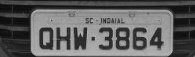
#> input picture Images/extracted/12_extracted.jpg, 195 x 57 px; its folder holds 5 pictures in this run
$ python Crop.py
#> lines starting #> are read from the running program, lines starting #| are printed output that depends on the picture; after the words box and inside, x2 and y2 are one past the last pixel; in counts of white or black regions, pixels touching at a corner belong together
import glob
import cv2
import numpy as np
import matplotlib.pyplot as plt
import matplotlib.patches as patches
import operator
import pytesseract

diretorio = 'Images/extracted/'           # Images Directory
#files = glob.glob(diretorio+'*.jpg');     # Put all images into a list

plate = diretorio+'12_extracted.jpg'       # Name of the current image being processed
img = cv2.imread(plate)
#> img is the input picture: shape (57, 195, 3); min 10, max 187, mean 96.2
img_grayscale = cv2.cvtColor(img, cv2.COLOR_BGR2GRAY)        # Turn plate image into grayscale

(thresh, im_bw) = cv2.threshold(img_grayscale, 128, 255, cv2.THRESH_BINARY | cv2.THRESH_OTSU) # Binarization
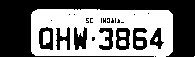
#> im_bw: shape (57, 195); 46.5% white; 7 white regions (2 under 20 px), largest, box (x1, y1, x2, y2) and area: (31, 9, 173, 57) 4961, (43, 31, 50, 45) 86, (119, 40, 126, 46) 38, (119, 32, 126, 37) 34, (136, 41, 143, 46) 34
#> thresh = 99

im_bw = 1-im_bw

vertical_projection = np.sum(im_bw,axis=0,dtype=np.uint16)      # Array with sum of collumns
#> vertical_projection = 195 values, max 104 at index 37, min 57 at index 0, mean 83.5
horizontal_projection = np.sum(im_bw,axis = 1,dtype=np.uint16)  # Array with sum of lines
#> horizontal_projection = 57 values, max 337 at index 15, min 195 at index 0, mean 285.7

#print(vertical_projection)

########################### PLOTS VERTICAL AND HORIZONTAL PROJECTION ############################################
#plt.figure(1)
#plt.plot(1-vertical_projection)

x = np.arange(0, len(horizontal_projection),1)
#> x = 57 values from 0 to 56
#plt.figure(2)
#plt.plot(1-horizontal_projection, x)
#plt.show()
############################ DEFINE VALLEYS POSITIONS ###############################################

square = np.array([2**16] * len(vertical_projection))
#> square = 195 values from 65536 to 65536
valley_position_vert = [];                                      # Save the valleys positions
mean = np.mean(vertical_projection)
#> mean = 83.5
mean_plot = np.mean(vertical_projection)
#> mean_plot = 83.5
mean_plot = mean_plot*1.05
#> mean_plot = 87.68
mean_array = np.array(([mean_plot]) * len(vertical_projection))
#> mean_array = 195 values from 87.68 to 87.68
status = 1
dict_samples = {}

for i in range(0, len(vertical_projection)):
    if(status == 1):    # Must verify if the current sample is below average
        if(vertical_projection[i] > mean*1.05):
            dict_samples.update({i:vertical_projection[i]})

        elif(bool(dict_samples) == True):
            pos = max(dict_samples.items(), key=operator.itemgetter(1))[0]
            val = max(dict_samples.items(), key=operator.itemgetter(1))[1]
            valley_position_vert.append(pos)
            square[pos] -= val
            dict_samples.clear()
            status = 0
        else:
            status = 0
    elif(status == 0):
        if(vertical_projection[i] > mean):
            status = 1
#> this loop made 195 passes
#> (pos, val, status) on passes 41, 51, 58, 68, 75, 84: (37, 104, 0), (45, 97, 0), (54, 104, 0), (63, 101, 0), (71, 104, 0), (79, 93, 0)
#> status on passes 1, 32, 44, 54, 61, 71: 0, 1, 1, 1, 1, 1
#> after the loop, dict_samples = 0 items; pos = 164; square = 195 values, max 65536 at index 0, min 65432 at index 37, mean 65528.9; status = 0; val = 104; valley_position_vert = [37, 45, 54, 63, 71, 79, 89, 108, 114, 124, 130, 137, 147, 164]

print(valley_position_vert)
#| [37, 45, 54, 63, 71, 79, 89, 108, 114, 124, 130, 137, 147, 164]
#plt.figure(1)
#plt.plot(vertical_projection, 'b',mean_array, 'g--')

# Repeat same procedure for the horizontal projection
#square = np.array([2**16] * len(vertical_projection))
valley_position_hor = [];                                      # Save the valleys positions
mean = np.mean(horizontal_projection)
#> mean = 285.7
mean_plot = np.mean(1-horizontal_projection)
#> mean_plot = 65251.3

mean_array_hor = np.array([mean_plot] * len(horizontal_projection))
#> mean_array_hor = 57 values from 65251.3 to 65251.3
#plt.plot(1-horizontal_projection, 'b',mean_array_hor, 'g--')
plt.show()

status = 0
dict_samples.clear()

for i in range(0, len(horizontal_projection)):
    if(status == 1):    # Must verify if the current sample is below average
        if(horizontal_projection[i] > mean):
            dict_samples.update({i:horizontal_projection[i]})
        elif(bool(dict_samples) == True):       # Verify if dictionary is not empty
            pos = max(dict_samples.items(), key=operator.itemgetter(1))[0]
            valley_position_hor.append(pos)
            dict_samples.clear()
            status = 0
        else:
            status = 0
    elif(status == 0):
        if(horizontal_projection[i] > mean):
            status = 1
#> this loop made 57 passes
#> (pos, status) on passes 29, 38, 57: (15, 0), (33, 0), (50, 0)
#> after the loop, pos = 50; status = 0; valley_position_hor = [15, 33, 50]

print(valley_position_hor)
#| [15, 33, 50]
######################################### CROP IMAGE ###########################################################
fig,ax = plt.subplots(1)

crop_list = [];

# HORIZONTAL CROP
pos = len(valley_position_hor)-1
#> pos = 2

if(len(valley_position_hor) < 1):
    diff_vert = len(img)
    start_h = 0
elif(len(valley_position_hor) < 2):
    start_h = valley_position_hor[0]
    diff_vert = len(img) - start_h
else:
    start_h = valley_position_hor[pos - 1]
#> start_h = 33
    diff_vert = valley_position_hor[pos] - start_h
#> diff_vert = 17
cont = 1
while(diff_vert < 20):
    if(len(valley_position_hor) > 1+cont):
        diff_vert = valley_position_hor[pos] - valley_position_hor[pos-cont-1]
        start_h = valley_position_hor[pos-cont-1]
        cont+=1
    else:
        start_h = valley_position_hor[0]
        diff_vert = len(img) - start_h
#> this loop made 1 pass
#> (diff_vert, start_h, cont) on pass 1: (35, 15, 2)
#> after the loop, cont = 2


# VERTICAL CROP

if(len(img[0]) - valley_position_vert[len(valley_position_vert)-1] < 15):
    diff_hor = valley_position_vert[len(valley_position_vert)-1] - valley_position_vert[0]
    #end_vert = valley_position_vert[len(valley_position_vert)-1]
else:
    #end_vert = len(img[0])
    diff_hor = len(img[0]) - valley_position_vert[0]
#> diff_hor = 158

rect = patches.Rectangle((valley_position_vert[0], start_h),diff_hor,diff_vert,linewidth=2,edgecolor='r',facecolor='none')
ax.add_patch(rect)  # Add rectangle to image

crop_image = im_bw[start_h:start_h+diff_vert, valley_position_vert[0]:valley_position_vert[0] + diff_hor]
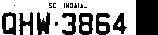
#> crop_image: shape (35, 158); values 1 (black) and 2 (white), 60.9% white; 19 black regions (11 under 20 px), largest, box (x1, y1, x2, y2) and area: (136, 0, 158, 35) 770, (37, 12, 50, 35) 210, (79, 13, 93, 35) 209
#crop_list.append(crop_image)

#ax.imshow(img)                  # Show plate
resized_image = cv2.resize(crop_image, (450, 150))
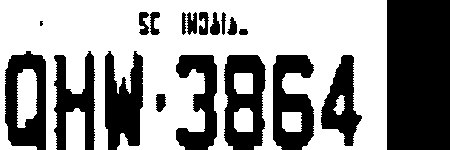
#> resized_image: shape (150, 450); values 1 (black) and 2 (white), 58.9% white; 19 black regions (1 under 20 px), largest, box (x1, y1, x2, y2) and area: (387, 0, 450, 150) 9450, (224, 55, 266, 150) 2710, (105, 51, 143, 150) 2707
plt.figure(1)
plt.imshow(img)

# [8 lines of commented-out code are left out]

(thresh, crop_image) = cv2.threshold(crop_image, 128, 255, cv2.THRESH_BINARY | cv2.THRESH_OTSU) # Binarization
#> thresh = 1

plt.figure(2)
plt.imshow(crop_image, cmap='gray')
plt.show()
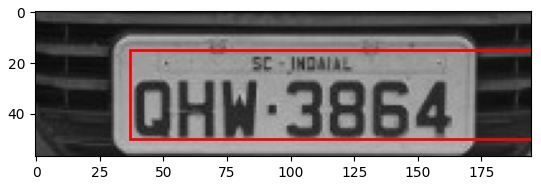
#> figure drawn by matplotlib, 1 panel

######################################### TEMPLATE MATCHING ########################################################
config = ("-l eng --oem 1 --psm 7")
#> (the run stopped early here; a loop or call above may not have finished)
